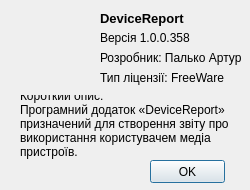
<?xml version="1.0" encoding="UTF-8"?>
<ui version="4.0">
 <class>aboutdlg</class>
 <widget class="QDialog" name="aboutdlg">
  <property name="enabled">
   <bool>true</bool>
  </property>
  <property name="geometry">
   <rect>
    <x>0</x>
    <y>0</y>
    <width>250</width>
    <height>190</height>
   </rect>
  </property>
  <property name="sizePolicy">
   <sizepolicy hsizetype="Fixed" vsizetype="Fixed">
    <horstretch>250</horstretch>
    <verstretch>190</verstretch>
   </sizepolicy>
  </property>
  <property name="minimumSize">
   <size>
    <width>250</width>
    <height>190</height>
   </size>
  </property>
  <property name="maximumSize">
   <size>
    <width>250</width>
    <height>190</height>
   </size>
  </property>
  <property name="windowTitle">
   <string>Про програму</string>
  </property>
  <widget class="QPushButton" name="btnOk">
   <property name="geometry">
    <rect>
     <x>150</x>
     <y>160</y>
     <width>75</width>
     <height>23</height>
    </rect>
   </property>
   <property name="text">
    <string>OK</string>
   </property>
  </widget>
  <widget class="QLabel" name="lbName">
   <property name="geometry">
    <rect>
     <x>100</x>
     <y>10</y>
     <width>141</width>
     <height>16</height>
    </rect>
   </property>
   <property name="font">
    <font>
     <pointsize>10</pointsize>
     <bold>true</bold>
    </font>
   </property>
   <property name="text">
    <string>DeviceReport</string>
   </property>
  </widget>
  <widget class="QLabel" name="lbLogo">
   <property name="geometry">
    <rect>
     <x>20</x>
     <y>20</y>
     <width>64</width>
     <height>64</height>
    </rect>
   </property>
   <property name="baseSize">
    <size>
     <width>64</width>
     <height>64</height>
    </size>
   </property>
   <property name="text">
    <string/>
   </property>
   <property name="pixmap">
    <pixmap resource="res.qrc">:/icon/about/res/logo.png</pixmap>
   </property>
   <property name="scaledContents">
    <bool>true</bool>
   </property>
  </widget>
  <widget class="QLabel" name="lbVersion">
   <property name="geometry">
    <rect>
     <x>100</x>
     <y>30</y>
     <width>141</width>
     <height>16</height>
    </rect>
   </property>
   <property name="text">
    <string>Версія 1.0.0.358</string>
   </property>
  </widget>
  <widget class="QLabel" name="lbDeveloper">
   <property name="geometry">
    <rect>
     <x>100</x>
     <y>50</y>
     <width>141</width>
     <height>16</height>
    </rect>
   </property>
   <property name="text">
    <string>Розробник: Палько Артур</string>
   </property>
  </widget>
  <widget class="QLabel" name="lbLicense">
   <property name="geometry">
    <rect>
     <x>100</x>
     <y>70</y>
     <width>141</width>
     <height>16</height>
    </rect>
   </property>
   <property name="text">
    <string>Тип ліцензії: FreeWare</string>
   </property>
  </widget>
  <widget class="QLabel" name="lbDescription">
   <property name="geometry">
    <rect>
     <x>20</x>
     <y>95</y>
     <width>221</width>
     <height>71</height>
    </rect>
   </property>
   <property name="text">
    <string>Короткий опис:
Програмний додаток «DeviceReport» призначений для створення звіту про використання користувачем медіа пристроїв.
</string>
   </property>
   <property name="textFormat">
    <enum>Qt::PlainText</enum>
   </property>
   <property name="wordWrap">
    <bool>true</bool>
   </property>
  </widget>
 </widget>
 <resources>
  <include location="res.qrc"/>
 </resources>
 <connections/>
</ui>
